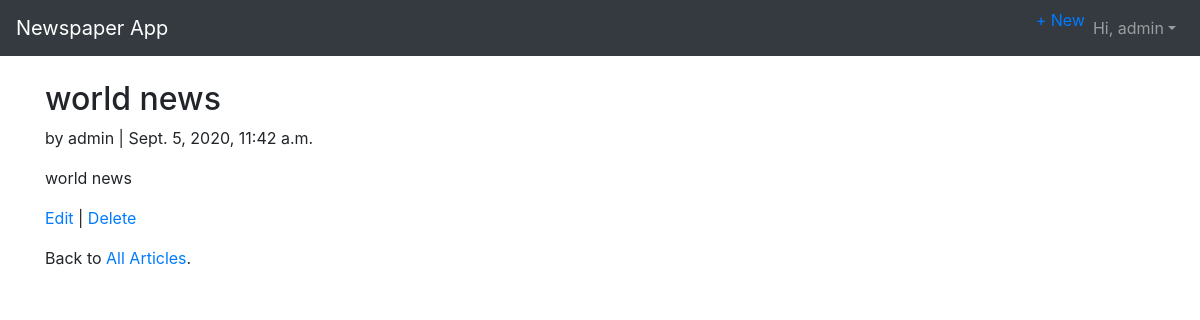
The app's page /articles/2/ (signed in) with its own data.
### accounts/models.py (models this page shows, shortened)
class CustomUser(AbstractUser):
    age = models.PositiveIntegerField(null=True, blank=True)

### articles/models.py (models this page shows, shortened)
class Article(models.Model):
    title = models.CharField(max_length=255)
    body = models.TextField()
    date = models.DateTimeField(auto_now_add=True)
    author = models.ForeignKey(get_user_model(), on_delete = models.CASCADE)

### articles/views.py (the view)
# urls.py: path('<int:pk>/', views.ArticleDetailView.as_view(), name='article_detail'),
class ArticleDetailView(LoginRequiredMixin, DetailView):
    model = Article
    template_name = "articles/article_detail.html"
    context_object_name = "article"

### templates/articles/article_detail.html (shortened to what this page needs)
{% extends 'base.html' %}
{% block content %}
<div class="article-entry">
<h2>{{ article.title}}</h2>
<p>by {{ article.author }} | {{ article.date }} </p>
<p> {{ article.body }}</p
</div>
<p><a href="{% url 'article_edit' article.pk %}">Edit</a> | <a href="{% url 'article_delete' article.pk %}">Delete</a></p>
<p>Back to <a href="{% url 'article_list' %}">All Articles</a>.</p>
{% endblock %}

### templates/base.html (shortened to what this page needs)
{% load static %}
<!DOCTYPE html>
<html>
<head>
<link rel="stylesheet" href="https://stackpath.bootstrapcdn.com/bootstrap/4.5.2/css/bootstrap.min.css">
</head>
<body>
<nav class="navbar navbar-expand-md navbar-dark bg-dark mb-4">
<a class="navbar-brand" href="{% url 'home' %}">Newspaper App</a>
<div class="collapse navbar-collapse" id="navbarCollapse">
{% if user.is_authenticated %}
<ul class="navbar-nav ml-auto">
<li class="nav-item"><a href="{% url 'create_article' %}">+ New</a></li>
<li class="nav-item">
<a class="nav-link dropdown-toggle" href="#" id="userMenu" data-toggle="dropdown" aria-haspopup="true" aria-expanded="false">
Hi, {{user.username}}</a>
</li>
</ul>
{% else %}
<form class="form-inline ml-auto">
<a href="{% url 'login' %}" class="btn btn-outline-secondary">Log In</a>| <a href="{% url 'signup' %}" class="btn btn-primary ml-2">Sign Up</a>
</form>
{% endif %}
</div>
</nav>
<div class="container">
{% block content %}
{% endblock content %}
</div>
</body>
</html>

### records on screen
CustomUser: username "admin"
Article: title "world news", author "admin", date "Sept. 5, 2020, 11:42 a.m.", body "world news"
